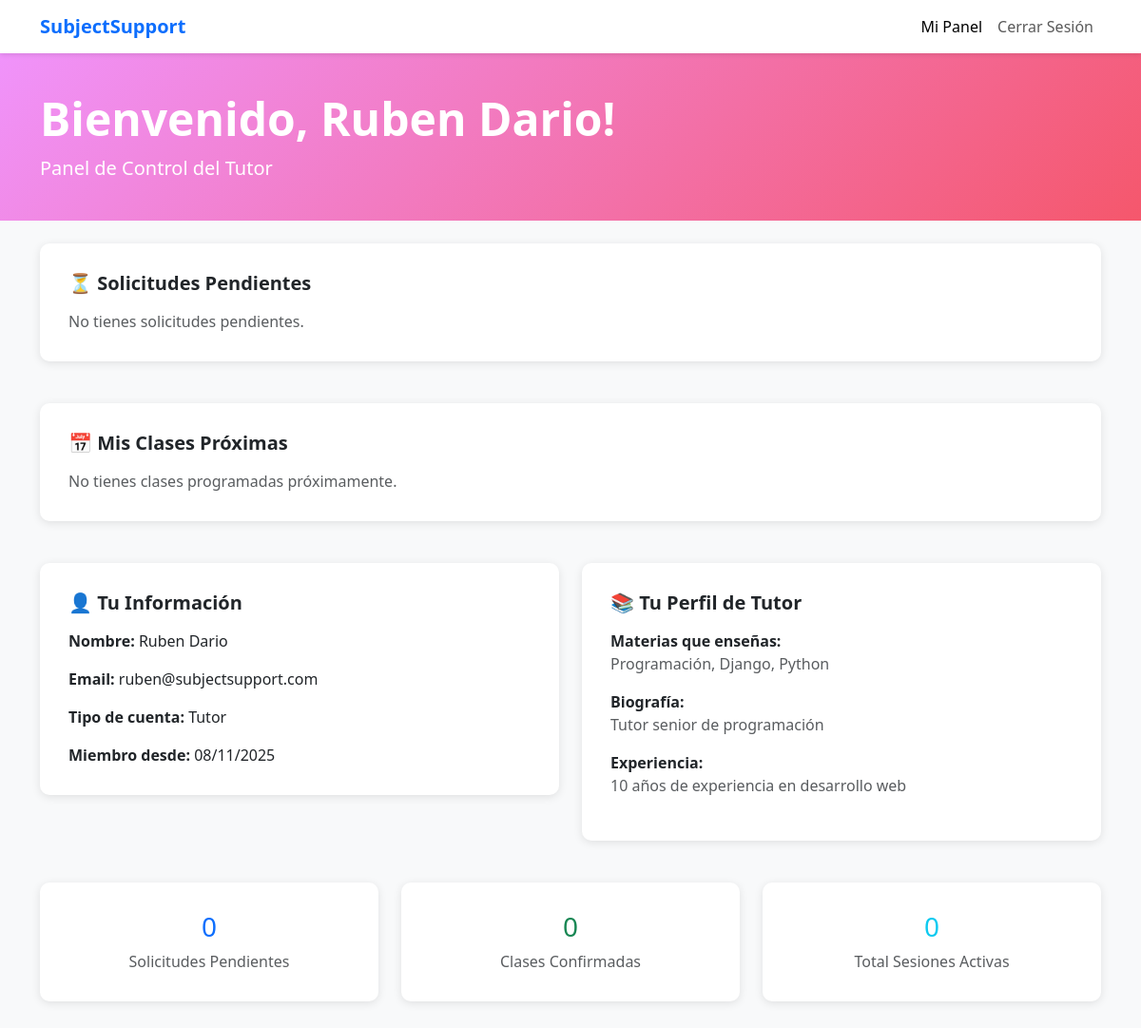
Page /accounts/dashboard/tutor/ (signed in) on the committed database.
### accounts/models.py (models this page shows, shortened)
class User(AbstractUser):
    USER_TYPE_CHOICES = (
        ('tutor', 'Tutor'),
        ('client', 'Cliente'),
    )
    email = models.EmailField(
        unique=True,
        validators=[EmailValidator()],
        verbose_name='Correo Electrónico'
    )
    name = models.CharField(max_length=200, verbose_name='Nombre Completo')
    user_type = models.CharField(
        max_length=10,
        choices=USER_TYPE_CHOICES,
        verbose_name='Tipo de Usuario'
    )
    date_joined = models.DateTimeField(auto_now_add=True)
    is_active = models.BooleanField(default=True)
    USERNAME_FIELD = 'email'
    REQUIRED_FIELDS = ['username', 'name', 'user_type']
    class Meta:
        verbose_name = 'Usuario'
        verbose_name_plural = 'Usuarios'

class TutorProfile(models.Model):
    user = models.OneToOneField(
        User,
        on_delete=models.CASCADE,
        related_name='tutor_profile'
    )
    subjects = models.CharField(
        max_length=500,
        help_text='Materias que enseña (separadas por comas)',
        verbose_name='Materias'
    )
    bio = models.TextField(
        blank=True,
        null=True,
        verbose_name='Biografía'
    )
    experience = models.TextField(
        blank=True,
        null=True,
        verbose_name='Experiencia'
    )
    city = models.CharField(
        max_length=100,
        default='Quito',
        verbose_name='Ciudad'
    )
    country = models.CharField(
        max_length=100,
        default='Ecuador',
        verbose_name='País'
    )
    created_at = models.DateTimeField(auto_now_add=True)
    class Meta:
        verbose_name = 'Perfil de Tutor'
        verbose_name_plural = 'Perfiles de Tutores'

### accounts/views.py (the view)
# urls.py: path('dashboard/tutor/', views.tutor_dashboard, name='tutor_dashboard'),
@login_required
def tutor_dashboard(request):
    from core.models import ClassSession
    from datetime import datetime
    if request.user.user_type != 'tutor':
        messages.error(request, 'Acceso denegado. Esta sección es solo para tutores.')
        return redirect('client_dashboard')
    try:
        profile = request.user.tutor_profile
    except:
        profile = None
    pending_sessions = ClassSession.objects.filter(
        tutor=request.user,
        status='pending'
    ).order_by('scheduled_date', 'scheduled_time')
    upcoming_sessions = ClassSession.objects.filter(
        tutor=request.user,
        status='confirmed',
        scheduled_date__gte=datetime.now().date()
    ).order_by('scheduled_date', 'scheduled_time')[:5]
    all_active_sessions = ClassSession.objects.filter(
        tutor=request.user,
        status__in=['pending', 'confirmed']
    ).order_by('scheduled_date', 'scheduled_time')
    context = {
        'user': request.user,
        'profile': profile,
        'pending_sessions': pending_sessions,
        'upcoming_sessions': upcoming_sessions,
        'all_active_sessions': all_active_sessions,
        'pending_count': pending_sessions.count(),
    }
    return render(request, 'accounts/tutor_dashboard.html', context)

### accounts/templates/accounts/tutor_dashboard.html (shortened to what this page needs)
<!DOCTYPE html>
<html lang="es">
<head>
    <link href="https://cdn.jsdelivr.net/npm/bootstrap@5.3.0/dist/css/bootstrap.min.css" rel="stylesheet">
</head>
<body class="bg-light">
    <nav class="navbar navbar-expand-lg navbar-light navbar-custom">
        <div class="container">
            <a class="navbar-brand fw-bold text-primary" href="{% url 'landing' %}">SubjectSupport</a>
            <div class="collapse navbar-collapse" id="navbarNav">
                <ul class="navbar-nav ms-auto">
                    <li class="nav-item">
                        <a class="nav-link active" href="{% url 'tutor_dashboard' %}">Mi Panel</a>
                    </li>
                    <li class="nav-item">
                        <a class="nav-link" href="{% url 'logout' %}">Cerrar Sesión</a>
                    </li>
                </ul>
            </div>
        </div>
    </nav>
    <div class="dashboard-header">
        <div class="container">
            <h1 class="display-5 fw-bold">Bienvenido, {{ user.name }}!</h1>
            <p class="lead mb-0">Panel de Control del Tutor</p>
        </div>
    </div>
    <div class="container mt-4 mb-5">
        <div class="row">
            <div class="col-12 mb-4">
                <div class="info-card">
                    <h5 class="fw-bold mb-3">⏳ Solicitudes Pendientes</h5>
                    {% if pending_sessions %}
                        <div class="table-responsive">
                            <table class="table table-hover session-table">
                                <thead>
                                    <tr>
                                        <th>Estudiante</th>
                                        <th>Materia</th>
                                        <th>Fecha</th>
                                        <th>Hora</th>
                                        <th>Duración</th>
                                        <th>Acciones</th>
                                    </tr>
                                </thead>
                                <tbody>
                                    {% for session in pending_sessions %}
                                        <tr>
                                            <td>{{ session.client.name }}</td>
                                            <td>{{ session.subject }}</td>
                                            <td>{{ session.scheduled_date|date:"d/m/Y" }}</td>
                                            <td>{{ session.scheduled_time|time:"H:i" }}</td>
                                            <td>{{ session.get_duration_display }}</td>
                                            <td>
                                                <a href="{% url 'confirm_session' session.id %}" class="btn btn-sm btn-success me-1">Confirmar</a>
                                                <a href="{% url 'cancel_session' session.id %}" class="btn btn-sm btn-outline-danger">Rechazar</a>
                                            </td>
                                        </tr>
                                    {% endfor %}
                                </tbody>
                            </table>
                        </div>
                    {% else %}
                        <p class="text-muted mb-0">No tienes solicitudes pendientes.</p>
                    {% endif %}
                </div>
            </div>
            <div class="col-12 mb-4">
                <div class="info-card">
                    <h5 class="fw-bold mb-3">📅 Mis Clases Próximas</h5>
                    {% if upcoming_sessions %}
                        <div class="table-responsive">
                            <table class="table table-hover session-table">
                                <thead>
                                    <tr>
                                        <th>Estudiante</th>
                                        <th>Materia</th>
                                        <th>Fecha</th>
                                        <th>Hora</th>
                                        <th>Duración</th>
                                        <th>Plataforma</th>
                                        <th>Estado</th>
                                        <th>Enlace</th>
                                        <th>Acciones</th>
                                    </tr>
                                </thead>
                                <tbody>
                                    {% for session in upcoming_sessions %}
                                        <tr>
                                            <td>{{ session.client.name }}</td>
                                            <td>{{ session.subject }}</td>
                                            <td>{{ session.scheduled_date|date:"d/m/Y" }}</td>
                                            <td>{{ session.scheduled_time|time:"H:i" }}</td>
                                            <td>{{ session.get_duration_display }}</td>
                                            <td>
                                                <span class="badge bg-info text-dark">
                                                    {{ session.get_meeting_platform_display }}
                                                </span>
                                            </td>
                                            <td><span class="badge badge-confirmed">Confirmada</span></td>
                                            <td>
                                                {% if session.meeting_url %}
                                                    <a href="{% url 'meeting_room' session.id %}" class="btn btn-sm btn-primary">
                                                        <i class="bi bi-camera-video"></i> Iniciar
                                                    </a>
                                                {% else %}
                                                    <small class="text-muted">Pendiente</small>
                                                {% endif %}
                                            </td>
                                            <td>
                                                <a href="{% url 'cancel_session' session.id %}" class="btn btn-sm btn-outline-danger">Cancelar</a>
                                            </td>
                                        </tr>
                                    {% endfor %}
                                </tbody>
                            </table>
                        </div>
                    {% else %}
                        <p class="text-muted mb-0">No tienes clases programadas próximamente.</p>
                    {% endif %}
                </div>
            </div>
            <div class="col-md-6 mb-4">
                <div class="info-card">
                    <h5 class="fw-bold mb-3">👤 Tu Información</h5>
                    <p><strong>Nombre:</strong> {{ user.name }}</p>
                    <p><strong>Email:</strong> {{ user.email }}</p>
                    <p><strong>Tipo de cuenta:</strong> Tutor</p>
                    <p class="mb-0"><strong>Miembro desde:</strong> {{ user.date_joined|date:"d/m/Y" }}</p>
                </div>
            </div>
            <div class="col-md-6 mb-4">
                <div class="info-card">
                    <h5 class="fw-bold mb-3">📚 Tu Perfil de Tutor</h5>
                    {% if profile %}
                        <div class="mb-3">
                            <strong>Materias que enseñas:</strong>
                            <p class="text-muted">{{ profile.subjects }}</p>
                        </div>
                        {% if profile.bio %}
                            <div class="mb-3">
                                <strong>Biografía:</strong>
                                <p class="text-muted">{{ profile.bio }}</p>
                            </div>
                        {% endif %}
                        {% if profile.experience %}
                            <div class="mb-3">
                                <strong>Experiencia:</strong>
                                <p class="text-muted">{{ profile.experience }}</p>
                            </div>
                        {% endif %}
                    {% else %}
                        <p class="text-muted">No se encontró información del perfil.</p>
                    {% endif %}
                </div>
            </div>
        </div>
        <div class="row">
            <div class="col-md-4 mb-3">
                <div class="info-card text-center">
                    <h3 class="text-primary">{{ pending_count }}</h3>
                    <p class="text-muted mb-0">Solicitudes Pendientes</p>
                </div>
            </div>
            <div class="col-md-4 mb-3">
                <div class="info-card text-center">
                    <h3 class="text-success">{{ upcoming_sessions|length }}</h3>
                    <p class="text-muted mb-0">Clases Confirmadas</p>
                </div>
            </div>
            <div class="col-md-4 mb-3">
                <div class="info-card text-center">
                    <h3 class="text-info">{{ all_active_sessions|length }}</h3>
                    <p class="text-muted mb-0">Total Sesiones Activas</p>
                </div>
            </div>
        </div>
    </div>
</body>
</html>

### accounts/templates/accounts/tutor_dashboard.html (style rules this page uses)
.dashboard-header { background: linear-gradient(135deg, #f093fb 0%, #f5576c 100%); color: white; padding: 40px 0; }
.info-card { background: white; padding: 30px; border-radius: 10px; box-shadow: 0 2px 10px rgba(0, 0, 0, 0.1); margin-bottom: 20px; }
.navbar-custom { background: white; box-shadow: 0 2px 5px rgba(0,0,0,0.1); }

### rows in the picture
User: name "Ruben Dario", email "ruben@subjectsupport.com", date_joined "08/11/2025"
TutorProfile: subjects "Programación, Django, Python", bio "Tutor senior de programación", experience "10 años de experiencia en desarrollo web"

### other values in the picture
{{ pending_count }} "0"
{{ upcoming_sessions|length }} "0"
{{ all_active_sessions|length }} "0"
